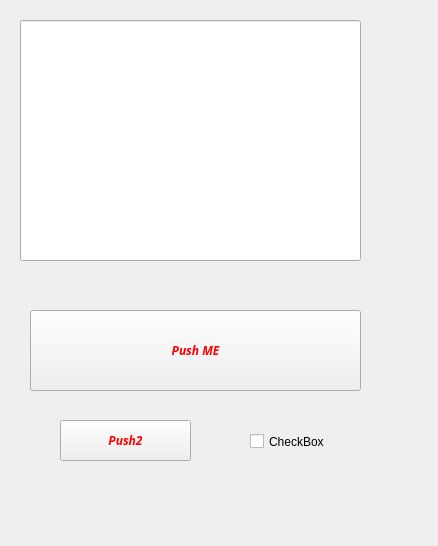
<?xml version="1.0" encoding="UTF-8"?>
<ui version="4.0">
 <class>Form</class>
 <widget class="QWidget" name="Form">
  <property name="geometry">
   <rect>
    <x>0</x>
    <y>0</y>
    <width>438</width>
    <height>546</height>
   </rect>
  </property>
  <property name="windowTitle">
   <string>Form</string>
  </property>
  <widget class="QPushButton" name="button">
   <property name="geometry">
    <rect>
     <x>30</x>
     <y>310</y>
     <width>331</width>
     <height>81</height>
    </rect>
   </property>
   <property name="font">
    <font>
     <family>Ubuntu Condensed</family>
     <weight>75</weight>
     <italic>true</italic>
     <bold>true</bold>
    </font>
   </property>
   <property name="styleSheet">
    <string notr="true">color:red</string>
   </property>
   <property name="text">
    <string>Push ME</string>
   </property>
  </widget>
  <widget class="QLineEdit" name="lineEdit_Entry">
   <property name="geometry">
    <rect>
     <x>20</x>
     <y>20</y>
     <width>341</width>
     <height>241</height>
    </rect>
   </property>
  </widget>
  <widget class="QPushButton" name="button_2">
   <property name="geometry">
    <rect>
     <x>60</x>
     <y>420</y>
     <width>131</width>
     <height>41</height>
    </rect>
   </property>
   <property name="font">
    <font>
     <family>Ubuntu Condensed</family>
     <weight>75</weight>
     <italic>true</italic>
     <bold>true</bold>
    </font>
   </property>
   <property name="styleSheet">
    <string notr="true">color:red</string>
   </property>
   <property name="text">
    <string>Push2</string>
   </property>
  </widget>
  <widget class="QCheckBox" name="checkBox">
   <property name="geometry">
    <rect>
     <x>250</x>
     <y>430</y>
     <width>92</width>
     <height>23</height>
    </rect>
   </property>
   <property name="text">
    <string>CheckBox</string>
   </property>
  </widget>
 </widget>
 <resources/>
 <connections/>
</ui>
